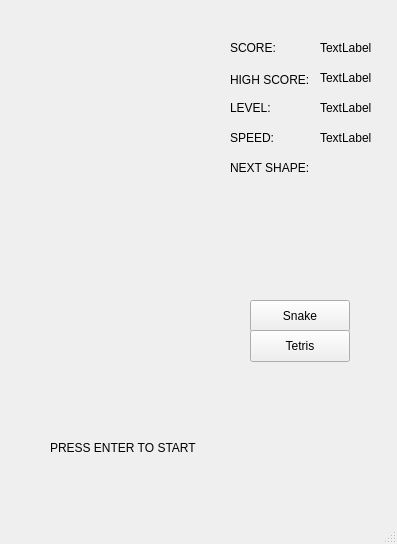
<?xml version="1.0" encoding="UTF-8"?>
<ui version="4.0">
 <class>View</class>
 <widget class="QMainWindow" name="View">
  <property name="geometry">
   <rect>
    <x>0</x>
    <y>0</y>
    <width>397</width>
    <height>544</height>
   </rect>
  </property>
  <property name="minimumSize">
   <size>
    <width>397</width>
    <height>544</height>
   </size>
  </property>
  <property name="maximumSize">
   <size>
    <width>397</width>
    <height>544</height>
   </size>
  </property>
  <property name="windowTitle">
   <string>View</string>
  </property>
  <widget class="QWidget" name="centralwidget">
   <widget class="QLabel" name="label">
    <property name="geometry">
     <rect>
      <x>230</x>
      <y>40</y>
      <width>51</width>
      <height>16</height>
     </rect>
    </property>
    <property name="text">
     <string>SCORE:</string>
    </property>
   </widget>
   <widget class="QLabel" name="score">
    <property name="geometry">
     <rect>
      <x>320</x>
      <y>40</y>
      <width>58</width>
      <height>16</height>
     </rect>
    </property>
    <property name="text">
     <string>TextLabel</string>
    </property>
   </widget>
   <widget class="QLabel" name="label_2">
    <property name="geometry">
     <rect>
      <x>230</x>
      <y>70</y>
      <width>81</width>
      <height>20</height>
     </rect>
    </property>
    <property name="text">
     <string>HIGH SCORE:</string>
    </property>
   </widget>
   <widget class="QLabel" name="high_score">
    <property name="geometry">
     <rect>
      <x>320</x>
      <y>70</y>
      <width>58</width>
      <height>16</height>
     </rect>
    </property>
    <property name="text">
     <string>TextLabel</string>
    </property>
   </widget>
   <widget class="QLabel" name="label_3">
    <property name="geometry">
     <rect>
      <x>230</x>
      <y>100</y>
      <width>58</width>
      <height>16</height>
     </rect>
    </property>
    <property name="text">
     <string>LEVEL:</string>
    </property>
   </widget>
   <widget class="QLabel" name="level">
    <property name="geometry">
     <rect>
      <x>320</x>
      <y>100</y>
      <width>58</width>
      <height>16</height>
     </rect>
    </property>
    <property name="text">
     <string>TextLabel</string>
    </property>
   </widget>
   <widget class="QLabel" name="label_4">
    <property name="geometry">
     <rect>
      <x>230</x>
      <y>130</y>
      <width>58</width>
      <height>16</height>
     </rect>
    </property>
    <property name="text">
     <string>SPEED:</string>
    </property>
   </widget>
   <widget class="QLabel" name="speed">
    <property name="geometry">
     <rect>
      <x>320</x>
      <y>130</y>
      <width>58</width>
      <height>16</height>
     </rect>
    </property>
    <property name="text">
     <string>TextLabel</string>
    </property>
   </widget>
   <widget class="QLabel" name="label_5">
    <property name="geometry">
     <rect>
      <x>230</x>
      <y>160</y>
      <width>101</width>
      <height>16</height>
     </rect>
    </property>
    <property name="text">
     <string>NEXT SHAPE:</string>
    </property>
   </widget>
   <widget class="QPushButton" name="snakeButton">
    <property name="geometry">
     <rect>
      <x>250</x>
      <y>300</y>
      <width>100</width>
      <height>32</height>
     </rect>
    </property>
    <property name="text">
     <string>Snake</string>
    </property>
   </widget>
   <widget class="QPushButton" name="tetrisButton_">
    <property name="geometry">
     <rect>
      <x>250</x>
      <y>330</y>
      <width>100</width>
      <height>32</height>
     </rect>
    </property>
    <property name="text">
     <string>Tetris</string>
    </property>
   </widget>
   <widget class="QLabel" name="label_6">
    <property name="geometry">
     <rect>
      <x>50</x>
      <y>440</y>
      <width>151</width>
      <height>16</height>
     </rect>
    </property>
    <property name="text">
     <string>PRESS ENTER TO START</string>
    </property>
   </widget>
  </widget>
  <widget class="QMenuBar" name="menubar">
   <property name="geometry">
    <rect>
     <x>0</x>
     <y>0</y>
     <width>397</width>
     <height>22</height>
    </rect>
   </property>
  </widget>
  <widget class="QStatusBar" name="statusbar"/>
 </widget>
 <resources/>
 <connections/>
</ui>
